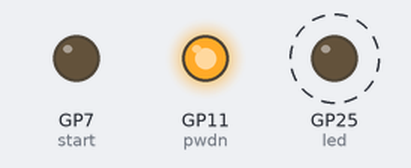
The program below on a simulated Raspberry Pi Pico running MicroPython. On the bench: output pins drawn as LEDs (lit = HIGH). Dashed ring = blinking. WiFi joins after 1.5 s; one TCP client connects 1 s after the port opens and stays connected; pins used as bus, display or sensor lines are not drawn; what the program prints to the serial console is not drawn.

Above: at 2.7 s.
Timing chart, 0 to 5.5 s (numbered marks = the images above):
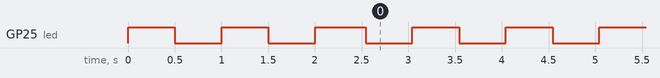

Measured:
- by itself, GP25 (led): alternates HIGH for 0.50 s and LOW for 0.50 s

The program:

main.py
```python
import network
import socket
from machine import Pin, SPI
import time
import json

# WiFi credentials
SSID = ''
PASSWORD = ''

# Setup LED
try:
    led = Pin("LED", Pin.OUT)
except:
    led = Pin(25, Pin.OUT)

def blink_led():
    """Toggle LED state"""
    led.toggle()

def set_led_on():
    """Turn LED on solid"""
    led.value(1)

def set_led_off():
    """Turn LED off"""
    led.value(0)

def connect_wifi():
    """Connect to WiFi"""
    wlan = network.WLAN(network.STA_IF)
    wlan.active(True)
    wlan.connect(SSID, PASSWORD)

    # Wait for connection, blinking LED while trying
    max_wait = 10
    while max_wait > 0:
        if wlan.status() < 0 or wlan.status() >= 3:
            break
        max_wait -= 1
        print('Waiting for connection...')
        blink_led()
        time.sleep(0.5)
        blink_led()
        time.sleep(0.5)

    if wlan.status() != 3:
        # Connection failed - keep LED blinking
        raise RuntimeError('WiFi connection failed')
    else:
        # Connection successful - LED solid
        set_led_on()
        print('Connected')
        status = wlan.ifconfig()
        print('IP:', status[0])
    return status[0]  # Return IP address

class SoftSPI:
    def __init__(self, sck, mosi, miso, baudrate=1000000):
        self.sck = sck
        self.sck.init(Pin.OUT, value=0)

        self.mosi = mosi
        self.mosi.init(Pin.OUT, value=0)

        self.miso = miso
        self.miso.init(Pin.IN)

        # SPI Mode 1: CPOL=0, CPHA=1
        self.sck.value(0)  # Ensure clock starts low

    def write(self, data):
        for b in data:
            # Delay before byte transmission
            time.sleep_us(10)

            for i in range(8):
                self.mosi.value((b >> (7-i)) & 1)  # Set data
                time.sleep_us(5)  # Setup time
                self.sck.value(1)  # Clock high
                time.sleep_us(5)  # Hold time
                self.sck.value(0)  # Clock low
                time.sleep_us(5)  # Inter-bit delay

            # Inter-byte delay
            time.sleep_us(10)

    def readinto(self, buf):
        for i in range(len(buf)):
            byte = 0
            # Delay before byte reception
            time.sleep_us(10)

            for j in range(8):
                self.sck.value(1)  # Clock high
                time.sleep_us(5)   # Setup time
                bit = self.miso.value()
                byte = (byte << 1) | bit
                time.sleep_us(5)   # Hold time
                self.sck.value(0)  # Clock low
                time.sleep_us(5)   # Inter-bit delay

            buf[i] = byte
            # Inter-byte delay
            time.sleep_us(10)

class ADS1299:
    def __init__(self):
        # GPIO setup with forced output mode
        self.cs = Pin(2, Pin.OUT)
        self.cs.on()  # Set high (inactive)

        self.start = Pin(7, Pin.OUT)
        self.start.off()  # Start low

        self.reset = Pin(9, Pin.OUT)
        self.reset.on()   # Start high

        self.pwdn = Pin(11, Pin.OUT)
        self.pwdn.on()    # Start high (powered on)

        self.drdy = Pin(6, Pin.IN)   # DRDY as input

        # Setup SPI pins with forced values
        self.sck = Pin(4, Pin.OUT)
        self.mosi = Pin(1, Pin.OUT)
        self.miso = Pin(5, Pin.IN)

        # Force initial states
        self.sck.off()    # Clock starts low
        self.mosi.off()   # MOSI starts low

        # Initialize Software SPI
        self.spi = SoftSPI(sck=self.sck, mosi=self.mosi, miso=self.miso)


    def write_reg(self, reg, data):
        """Write data to a register"""
        print(f"Writing register {hex(reg)} with value {hex(data)}")
        self.cs.value(1)
        time.sleep_ms(1)  # Longer delay
        self.cs.value(0)
        time.sleep_ms(1)  # Longer delay

        # Send write command
        self.spi.write(bytes([0x40 | reg]))
        time.sleep_ms(1)  # Longer delay

        # Send number of registers to write minus 1
        self.spi.write(bytes([0x00]))
        time.sleep_ms(1)  # Longer delay

        # Send data
        self.spi.write(bytes([data]))
        time.sleep_ms(1)  # Longer delay

        self.cs.value(1)
        time.sleep_ms(1)  # Longer delay

    def read_reg(self, reg):
        """Read from a register"""
        self.cs.value(1)  # Ensure CS is high initially
        time.sleep_us(2)
        self.cs.value(0)  # Pull CS low to start transaction
        time.sleep_us(2)
        self.spi.write(bytes([0x20 | reg]))  # Read command
        time.sleep_us(2)
        self.spi.write(bytes([0x00]))        # Number of registers to read
        time.sleep_us(2)
        result = bytearray(1)
        self.spi.readinto(result)
        time.sleep_us(2)
        self.cs.value(1)  # Pull CS high to end transaction
        time.sleep_us(2)
        return result[0]

    def send_command(self, cmd):
        """Send a command to ADS1299"""
        self.cs.value(1)  # Ensure CS is high initially
        time.sleep_us(2)
        self.cs.value(0)  # Pull CS low to start transaction
        time.sleep_us(2)
        self.spi.write(bytes([cmd]))
        time.sleep_us(2)
        self.cs.value(1)  # Pull CS high to end transaction
        time.sleep_us(2)

    def verify_communication(self):
        """Verify SPI communication"""
        print("Verifying SPI communication...")

        # Write a test pattern to CONFIG2 register
        test_value = 0xD0  # A value we haven't used yet
        print(f"Writing test value {hex(test_value)} to CONFIG2")
        self.write_reg(0x02, test_value)

        # Read back the value
        time.sleep_ms(10)
        readback = self.read_reg(0x02)
        print(f"Read back value: {hex(readback)}")

        if readback == test_value:
            print("SPI communication verified!")
            return True
        else:
            print("SPI communication failed!")
            return False

    def init_device(self):
        """Initialize the ADS1299"""
        print("Starting device initialization...")

        # Power up sequence
        print("Power down")
        self.pwdn.value(0)
        time.sleep_ms(100)
        print("Power up")
        self.pwdn.value(1)
        time.sleep_ms(100)

        # Reset sequence
        print("Start reset sequence")
        self.reset.value(1)
        time.sleep_ms(100)
        print("Reset low")
        self.reset.value(0)
        time.sleep_ms(100)
        print("Reset high")
        self.reset.value(1)
        time.sleep_ms(100)

        # Send SDATAC command
        print("Sending SDATAC command")
        self.send_command(0x11)
        time.sleep_ms(10)

        # Verify communication
        if not self.verify_communication():
            raise RuntimeError("Failed to establish SPI communication")

    def start_acquisition(self, sock):
        """Start continuous data acquisition and send over WiFi"""
        self.send_command(0x10)  # RDATAC
        self.start.value(1)

        try:
            while True:
                data = self.read_data_sample()
                # Convert data to JSON string
                data_json = json.dumps({'channels': data})
                sock.send(data_json.encode() + b'\n')
                time.sleep_ms(4)  # Maintain ~250 SPS

        except Exception as e:
            print(f"Error: {e}")
            self.start.value(0)
            self.send_command(0x11)  # SDATAC
            # If connection is lost, start blinking LED
            while True:
                blink_led()
                time.sleep(0.5)

    def read_data_sample(self):
        """Read one sample from all channels"""
        while self.drdy.value():
            pass

        self.cs.value(0)

        # Read 27 bytes (status + 8 channels)
        raw_data = bytearray(27)
        self.spi.readinto(raw_data)

        self.cs.value(1)

        # Parse the data
        channels_data = []
        for i in range(8):
            start_idx = 3 + (i * 3)
            channel_data = (raw_data[start_idx] << 16) | (raw_data[start_idx + 1] << 8) | raw_data[start_idx + 2]

            # Debug print raw bytes
            print(f"Ch{i+1} raw bytes: {hex(raw_data[start_idx])} {hex(raw_data[start_idx + 1])} {hex(raw_data[start_idx + 2])}")

            # Convert to signed value
            if channel_data & 0x800000:
                channel_data |= ~0xFFFFFF

            # Debug print before voltage conversion
            print(f"Ch{i+1} value before conversion: {channel_data}")

            # Convert to microvolts
            voltage = (channel_data * 4.5 * 1000000) / (24 * 8388607)
            print(f"Ch{i+1} voltage: {voltage} µV")
            channels_data.append(voltage)

        #print("Raw channel data:", channels_data)  # Debug print
        return channels_data

# Main execution
def main():
    try:
        # Start with LED blinking
        set_led_off()

        # Connect to WiFi
        ip = connect_wifi()

        # Setup Socket Server
        addr = socket.getaddrinfo('0.0.0.0', 80)[0][-1]
        s = socket.socket()
        s.bind(addr)
        s.listen(1)

        print('Ready for connection')

        # Initialize ADS1299
        ads = ADS1299()
        ads.init_device()

        while True:
            cl, addr = s.accept()
            print('Client connected from', addr)
            set_led_on()  # Solid LED when client connected
            ads.start_acquisition(cl)
            cl.close()
            # If we get here, connection was lost
            set_led_off()

    except KeyboardInterrupt:
        set_led_off()
    except Exception as e:
        print(f"Error: {e}")
        # Error occurred, blink LED continuously
        while True:
            blink_led()
            time.sleep(0.5)

if __name__ == '__main__':
    main()
```
